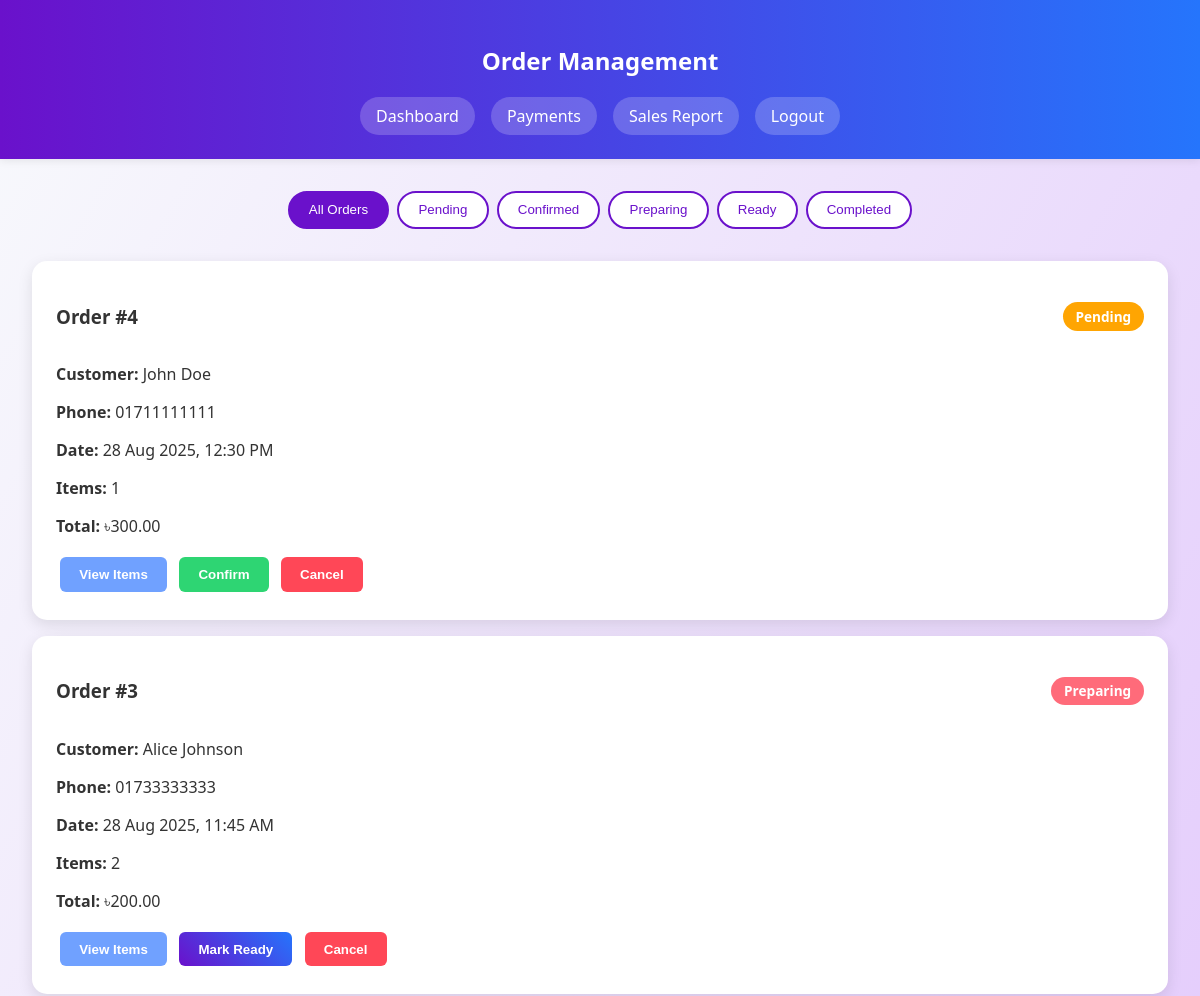
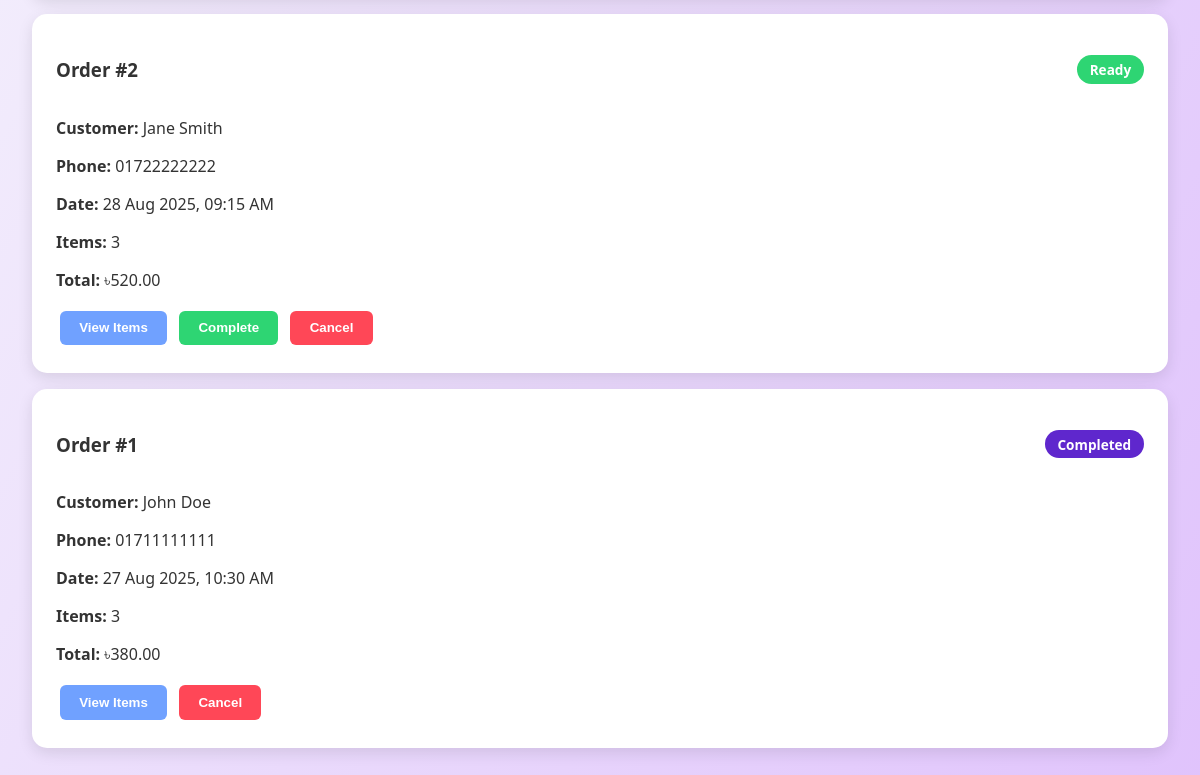
/staff/order_management.php (signed in), run on the app's committed database (2 pictures, top to bottom).
### tables this page shows
CREATE TABLE IF NOT EXISTS orders (
    id INT AUTO_INCREMENT PRIMARY KEY,
    customer_id INT NOT NULL,
    total_amount DECIMAL(10,2) NOT NULL,
    status ENUM('pending','confirmed','preparing','ready','completed','cancelled') DEFAULT 'pending',
    order_date TIMESTAMP DEFAULT CURRENT_TIMESTAMP,
    FOREIGN KEY (customer_id) REFERENCES customers(id)
);

CREATE TABLE IF NOT EXISTS customers (
    id INT AUTO_INCREMENT PRIMARY KEY,
    name VARCHAR(100) NOT NULL,
    email VARCHAR(100) NOT NULL UNIQUE,
    password VARCHAR(255) NOT NULL,
    phone VARCHAR(20) NOT NULL,
    created_at TIMESTAMP DEFAULT CURRENT_TIMESTAMP
);

### staff/order_management.php (the view, shortened to what this page needs)
<!DOCTYPE html>
<html lang="en">
<head>
    <link rel="stylesheet" href="../global/css/style.css">
</head>
<body>
    <?php
    include '../global/php/db_connect.php';
    ?>
    <header>
        <h2>Order Management</h2>
        <nav class="staff-nav">
            <a href="index.php">Dashboard</a>
            <a href="payment_processing.php">Payments</a>
            <a href="sales_report.php">Sales Report</a>
            <a href="staff_logout.php">Logout</a>
        </nav>
    </header>
    <main>
        <div class="order-filters">
            <button class="filter-btn active" onclick="filterOrders('all')">All Orders</button>
            <button class="filter-btn" onclick="filterOrders('pending')">Pending</button>
            <button class="filter-btn" onclick="filterOrders('confirmed')">Confirmed</button>
            <button class="filter-btn" onclick="filterOrders('preparing')">Preparing</button>
            <button class="filter-btn" onclick="filterOrders('ready')">Ready</button>
            <button class="filter-btn" onclick="filterOrders('completed')">Completed</button>
        </div>
        <div class="orders-container">
            <?php
            $stmt = $conn->prepare("SELECT o.*, c.name as customer_name, c.phone as customer_phone,
                                   COUNT(oi.id) as item_count
                                   FROM orders o
                                   JOIN customers c ON o.customer_id = c.id
                                   LEFT JOIN order_items oi ON o.id = oi.order_id
                                   WHERE o.status != 'cancelled'
                                   GROUP BY o.id
                                   ORDER BY o.order_date DESC");
            $stmt->execute();
            $orders = $stmt->get_result();
            ?>
            <?php while ($order = $orders->fetch_assoc()): ?>
                <div class="order-card" data-status="<?php echo $order['status']; ?>">
                    <div class="order-header">
                        <h3>Order #<?php echo $order['id']; ?></h3>
                        <span class="order-status status-<?php echo $order['status']; ?>">
                            <?php echo ucfirst($order['status']); ?>
                        </span>
                    </div>
                    <div class="order-info">
                        <p><strong>Customer:</strong> <?php echo htmlspecialchars($order['customer_name']); ?></p>
                        <p><strong>Phone:</strong> <?php echo htmlspecialchars($order['customer_phone']); ?></p>
                        <p><strong>Date:</strong> <?php echo date('d M Y, h:i A', strtotime($order['order_date'])); ?></p>
                        <p><strong>Items:</strong> <?php echo $order['item_count']; ?></p>
                        <p><strong>Total:</strong> ৳<?php echo number_format($order['total_amount'], 2); ?></p>
                    </div>
                    <div class="order-actions">
                        <button onclick="viewOrderItems(<?php echo $order['id']; ?>)" class="btn btn-info">View Items</button>
                        <?php if ($order['status'] == 'pending'): ?>
                            <button onclick="updateOrderStatus(<?php echo $order['id']; ?>, 'confirmed')" class="btn btn-success">Confirm</button>
                        <?php elseif ($order['status'] == 'confirmed'): ?>
                            <button onclick="updateOrderStatus(<?php echo $order['id']; ?>, 'preparing')" class="btn btn-warning">Start Preparing</button>
                        <?php elseif ($order['status'] == 'preparing'): ?>
                            <button onclick="updateOrderStatus(<?php echo $order['id']; ?>, 'ready')" class="btn btn-primary">Mark Ready</button>
                        <?php elseif ($order['status'] == 'ready'): ?>
                            <button onclick="updateOrderStatus(<?php echo $order['id']; ?>, 'completed')" class="btn btn-success">Complete</button>
                        <?php endif; ?>
                        <button onclick="updateOrderStatus(<?php echo $order['id']; ?>, 'cancelled')" class="btn btn-danger">Cancel</button>
                    </div>
                </div>
            <?php endwhile; ?>
        </div>
    </main>
</body>
</html>

### global/css/style.css (style rules this page uses)
body { font-family: 'Segoe UI', Arial, sans-serif; background: linear-gradient(120deg, #f8fafc 0%, #e0c3fc 100%); margin: 0; padding: 0; min-height: 100vh; color: #333; }
header { background: #6a11cb; background: linear-gradient(90deg, #6a11cb 0%, #2575fc 100%); color: #fff; padding: 1.5rem; text-align: center; box-shadow: 0 2px 8px rgba(0,0,0,0.08); animation: fadeInDown 1s; }
main { padding: 2rem; animation: fadeIn 1.2s; max-width: 1200px; margin: 0 auto; }
.customer-nav, .staff-nav { margin-top: 1rem; display: flex; justify-content: center; gap: 1rem; flex-wrap: wrap; }
.customer-nav a, .staff-nav a { color: white; text-decoration: none; padding: 0.5rem 1rem; border-radius: 20px; background: rgba(255,255,255,0.2); transition: background 0.3s ease; }
.btn { padding: 0.6rem 1.2rem; border: none; border-radius: 6px; cursor: pointer; font-weight: 600; text-decoration: none; display: inline-block; transition: all 0.3s ease; margin: 0.25rem; }
.btn-primary { background: linear-gradient(45deg, #6a11cb, #2575fc); color: white; }
.btn-success { background: #2ed573; color: white; }
.btn-danger { background: #ff4757; color: white; }
.btn-info { background: #70a1ff; color: white; }
.menu-filters, .order-filters { display: flex; justify-content: center; gap: 0.5rem; margin-bottom: 2rem; flex-wrap: wrap; }
.filter-btn { padding: 0.6rem 1.2rem; border: 2px solid #6a11cb; background: white; color: #6a11cb; border-radius: 25px; cursor: pointer; transition: all 0.3s ease; }
.filter-btn.active, .filter-btn:hover { background: #6a11cb; color: white; }
.order-card { background: white; padding: 1.5rem; border-radius: 15px; box-shadow: 0 5px 15px rgba(0,0,0,0.1); margin-bottom: 1rem; }
.order-header { display: flex; justify-content: space-between; align-items: center; margin-bottom: 1rem; }
.order-status { padding: 0.3rem 0.8rem; border-radius: 15px; font-size: 0.85rem; font-weight: bold; }
.status-pending { background: #ffa502; color: white; }
.status-preparing { background: #ff6b7a; color: white; }
.status-ready { background: #2ed573; color: white; }
.status-completed { background: #5f27cd; color: white; }

### data on the page
orders: id "4", status "Pending", customer.name "John Doe", customer.phone "01711111111", order_date "28 Aug 2025, 12:30 PM", item_count "1", total_amount "300.00"
orders: id "3", status "Preparing", customer.name "Alice Johnson", customer.phone "01733333333", order_date "28 Aug 2025, 11:45 AM", item_count "2", total_amount "200.00"
orders: id "2", status "Ready", customer.name "Jane Smith", customer.phone "01722222222", order_date "28 Aug 2025, 09:15 AM", item_count "3", total_amount "520.00"
orders: id "1", status "Completed", customer.name "John Doe", customer.phone "01711111111", order_date "27 Aug 2025, 10:30 AM", item_count "3", total_amount "380.00"
